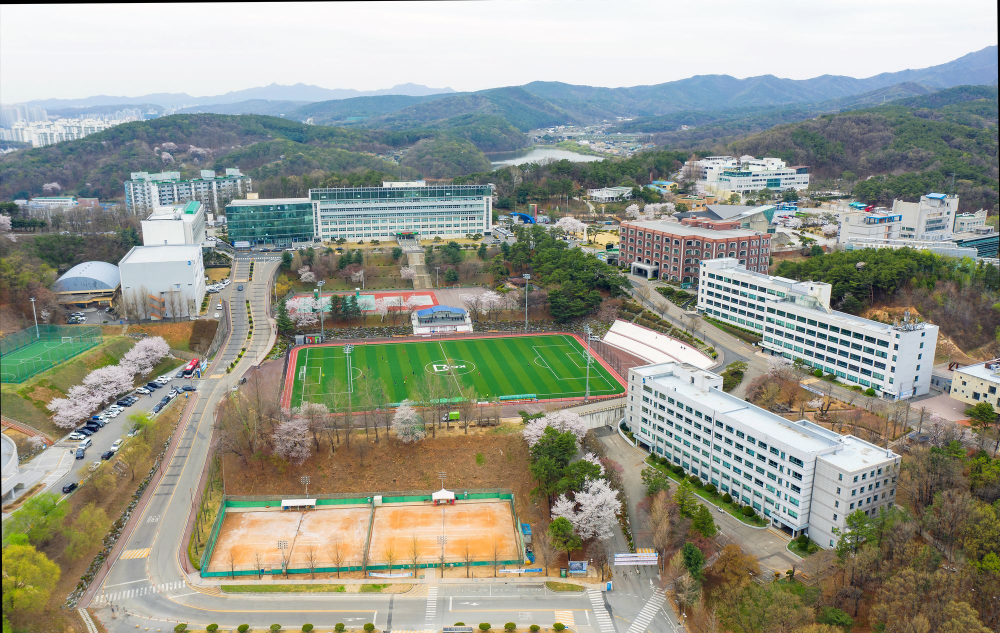
#> input picture images/campus-aerial-2000.jpg, 2000 x 1266 px, found by its file name (shown at 1/2 size)
$ python make-og-image.py
#> lines starting #> are read from the running program, lines starting #| are printed output that depends on the picture
"""SNS 공유 미리보기 이미지(1200x630) 만들기 — 2026-10-20
첫 화면과 같은 캠퍼스 항공 사진(출처 경기대학교) + 경기대 UI 로고 + 'UNOFFICIAL FAN SITE'.
실행: python3 scripts/make-og-image.py  (Pillow 필요, npm ci 뒤에 Anton 글꼴 사용)
"""
from PIL import Image, ImageEnhance, ImageDraw, ImageFont

W, H = 1200, 630
src = Image.open('public/images/campus-aerial-2000.jpg').convert('RGB')
#> src is the input picture: PIL image 2000x1266 RGB; mean R, G, B 149.6, 152.4, 140.1
s = max(W / src.width, H / src.height)
#> s = 0.6
im = src.resize((round(src.width * s), round(src.height * s)), Image.LANCZOS)
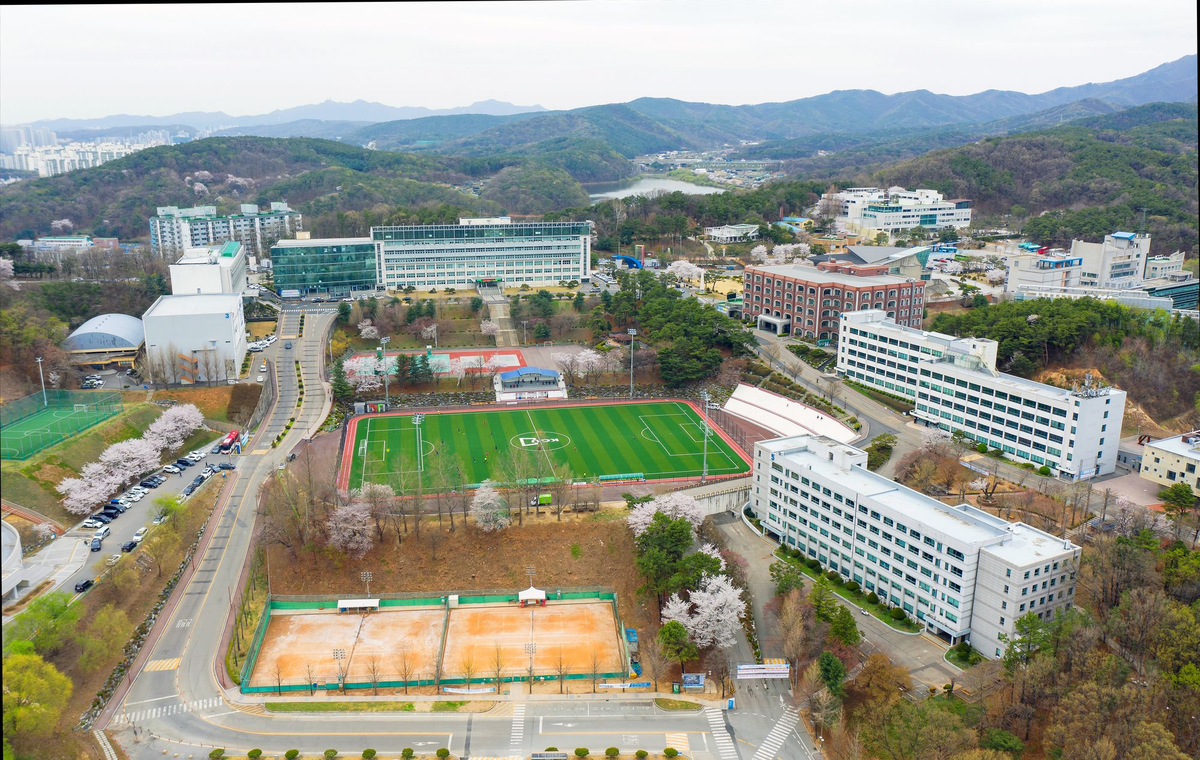
#> im: PIL image 1200x760 RGB; mean R, G, B 149.6, 152.4, 140.1
y = int((im.height - H) * 0.55)  # 축구장이 가운데 오도록 (배경과 같은 55%)
#> y = 71
x = (im.width - W) // 2
#> x = 0
im = ImageEnhance.Color(im.crop((x, y, x + W, y + H))).enhance(0.4)
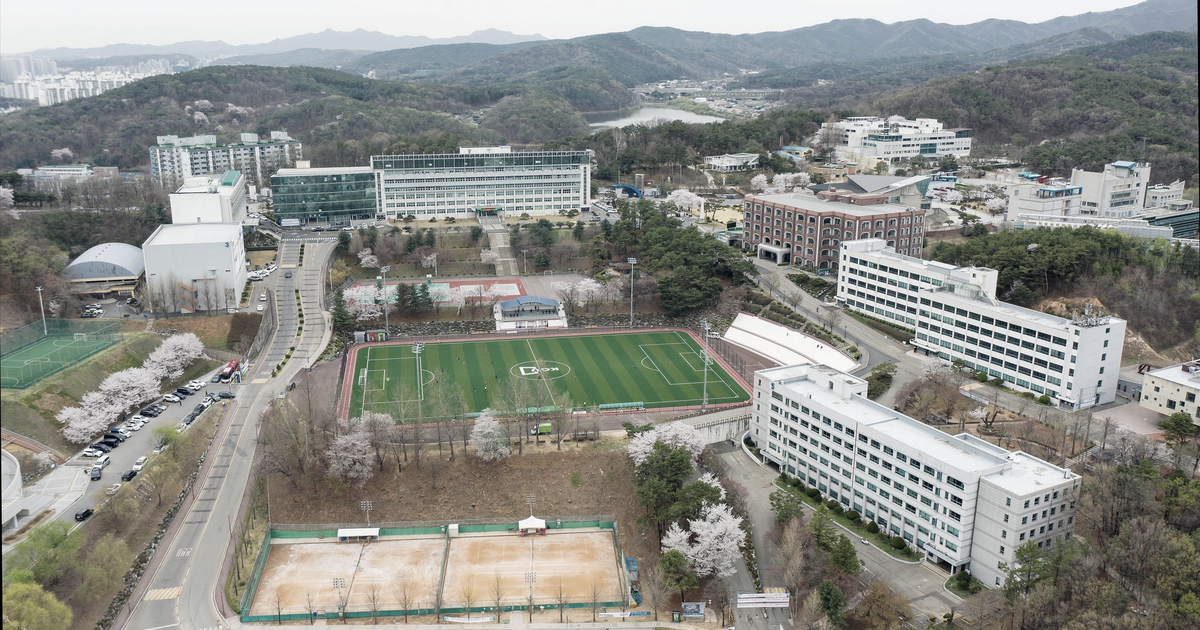
#> im: PIL image 1200x630 RGB; mean R, G, B 139.3, 141, 136

# 위 30%·아래 40%만 어둡게 (첫 화면과 같은 방식)
mask = Image.new('L', (W, H), 0)
#> mask: PIL image 1200x630 L; every value is 0
d = ImageDraw.Draw(mask)
for yy in range(H):
    t = 0.0
    if yy < H * 0.3:
        t = (1 - yy / (H * 0.3)) * 0.4
    if yy > H * 0.6:
        t = (yy - H * 0.6) / (H * 0.4) * 0.55
    d.line([(0, yy), (W, yy)], fill=int(255 * t))
im = Image.composite(Image.new('RGB', (W, H), (0, 0, 0)), im, mask)
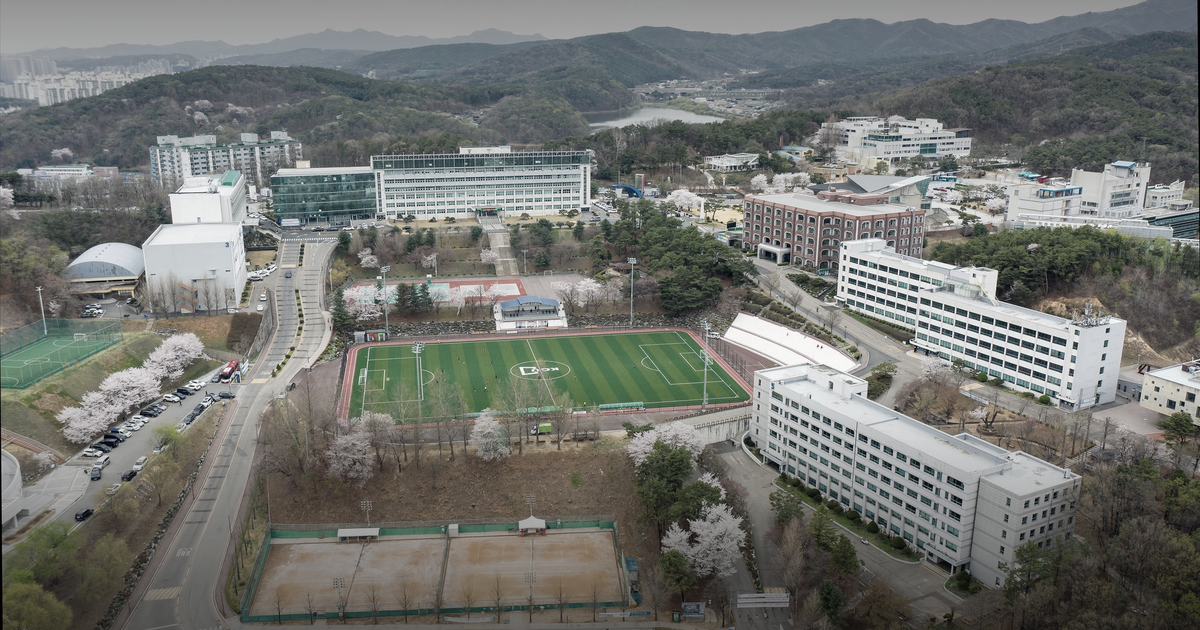
#> im: PIL image 1200x630 RGB; mean R, G, B 114.2, 116, 111.9

#> (the run stopped early here; a loop or call above may not have finished)
